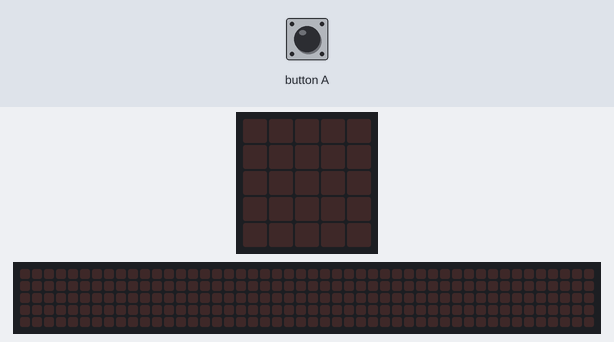
A program run on a simulated BBC micro:bit (MakeCode). Shown: the board's 5×5 LED display, a strip that is not on the board, showing the scrolling text unrolled. The inputs (shaded band) are chosen by the test bench. The 48×5 strip is a reading aid, not a part: it shows the text the display is scrolling, unrolled, one strip-width of it at a time.

Above: at 1.2 s.
1.3 s: button A pressed for 0.15 s
At 3.92 s:
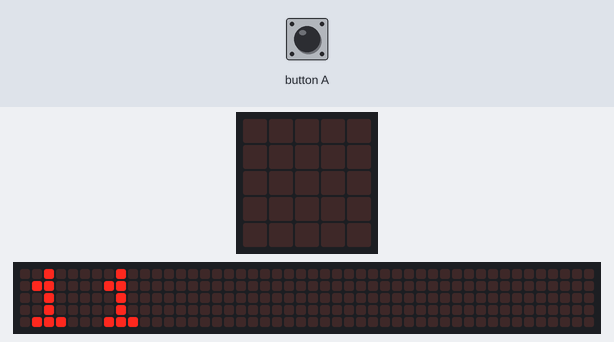
At 4.35 s:
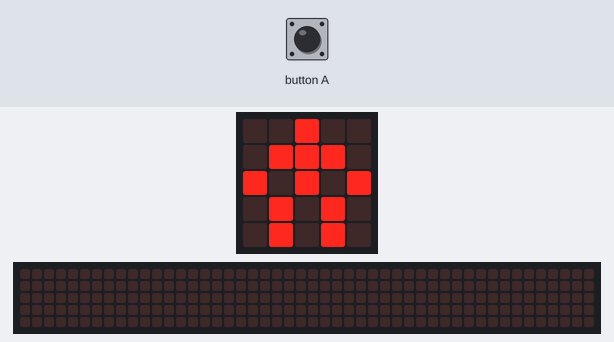
Timing chart, 0 to 5.8 s (numbered marks = the images above; inputs shaded):
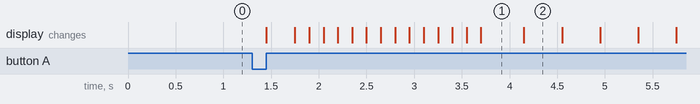

The program:

main.ts
```typescript
input.onButtonPressed(Button.A, function () {
    basic.showNumber(11)
    for (let index = 0; index < 10; index++) {
        basic.showLeds(`
            . . # . .
            . # # # .
            # . # . #
            . # . # .
            . # . # .
            `)
        basic.showLeds(`
            . . # . .
            # # # # #
            . . # . .
            . # . # .
            # . . . #
            `)
        basic.showLeds(`
            # . # . #
            . # # # .
            . . # . .
            . # . # .
            # . . . #
            `)
        basic.showLeds(`
            . . # . .
            # # # # #
            . . # . .
            . # . # .
            # . . . #
            `)
    }
})
```

test.ts
```typescript
// les tests vont ici ; cela ne sera pas compilé si ce paquet est utilisé en tant qu'extension.
```

Measured:
- after the input at 1.3 s, the display: changes after 0.15 s (image 1)
- what the display in image 1 shows lasts 0.5 s, from 3.7 s to 4.2 s
- what the display in image 2 shows lasts 0.4 s, from 4.2 s to 4.6 s
